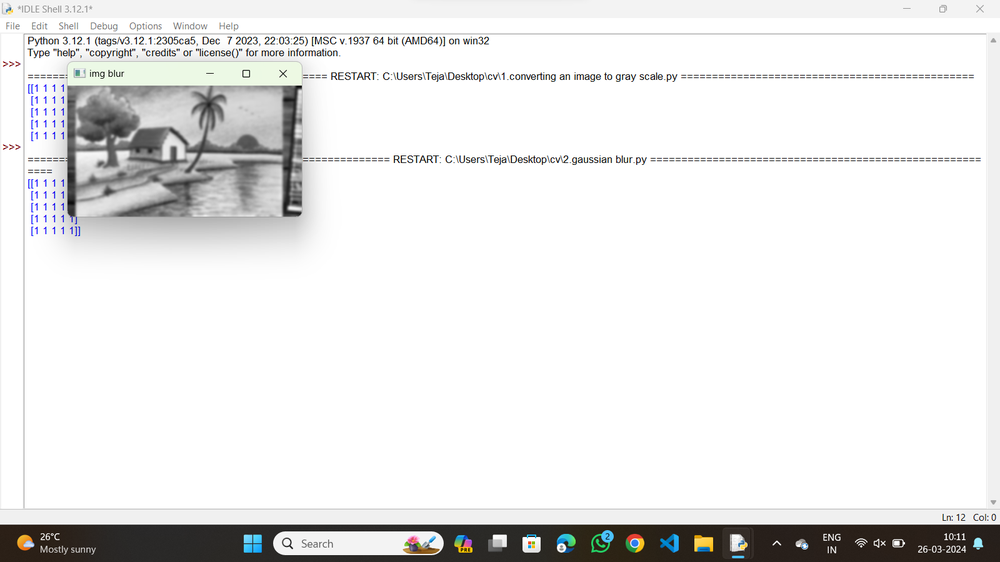
#> input picture OUTPUTS/02.png, 1000 x 562 px, shrunk from 1600 x 900 before the run, given in place of 02.jpg, which was not available
$ python '2.gaussian blur.py'
#> lines starting #> are read from the running program, lines starting #| are printed output that depends on the picture
import cv2
import numpy as np
kernel=np.ones((5,5),np.uint8)
print(kernel)
path=r"C:\Users\Teja\Desktop\cv\input\02.jpg"
img=cv2.imread(path)
#> img is the input picture: shape (562, 1000, 3); mean B, G, R 232.2, 232.5, 232.6
imgGray=cv2.cvtColor(img,cv2.COLOR_BGR2GRAY)
imgblur=cv2.GaussianBlur(imgGray,(7,7),0)
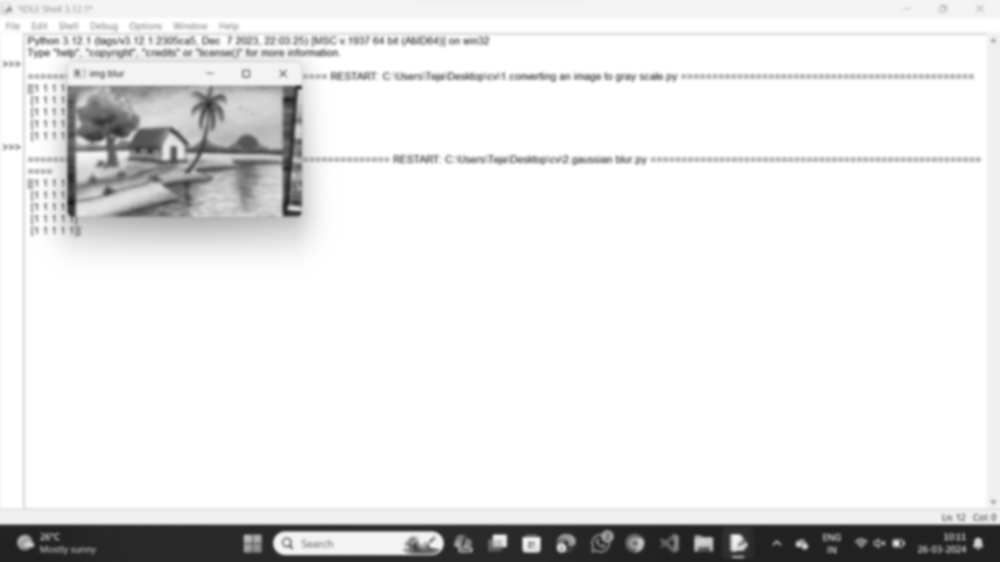
#> imgblur: shape (562, 1000); min 23, max 255, mean 232.5
cv2.imshow("img blur",imgblur)
cv2.waitKey(0)

$ run again, with OUTPUTS/03.png copied over OUTPUTS/02.png
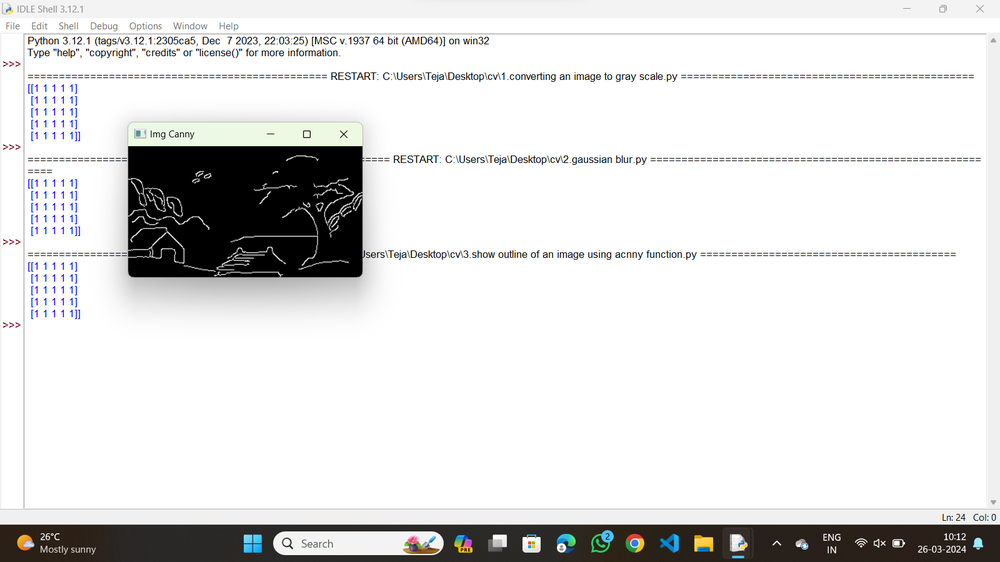
#> input picture OUTPUTS/03.png, 1000 x 562 px, shrunk from 1600 x 900 before the run, given in place of 02.jpg, which was not available
#> img is the input picture: shape (562, 1000, 3); mean B, G, R 223.8, 223.9, 223.9
#> `imgblur=cv2.GaussianBlur(imgGray,(7,7),0)`:
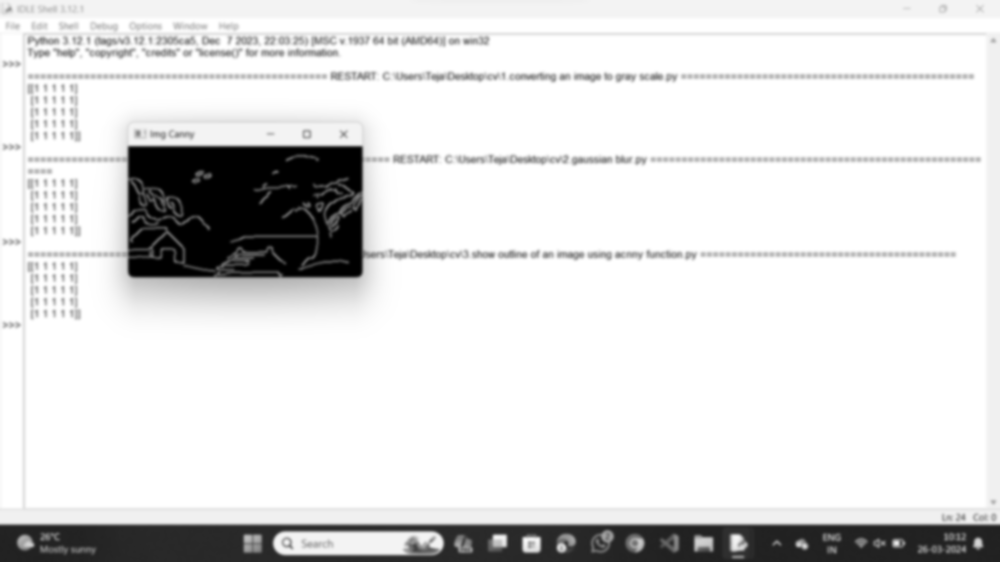
#> imgblur: shape (562, 1000); min 0, max 255, mean 223.9

$ run again, with OUTPUTS/04.png copied over OUTPUTS/02.png
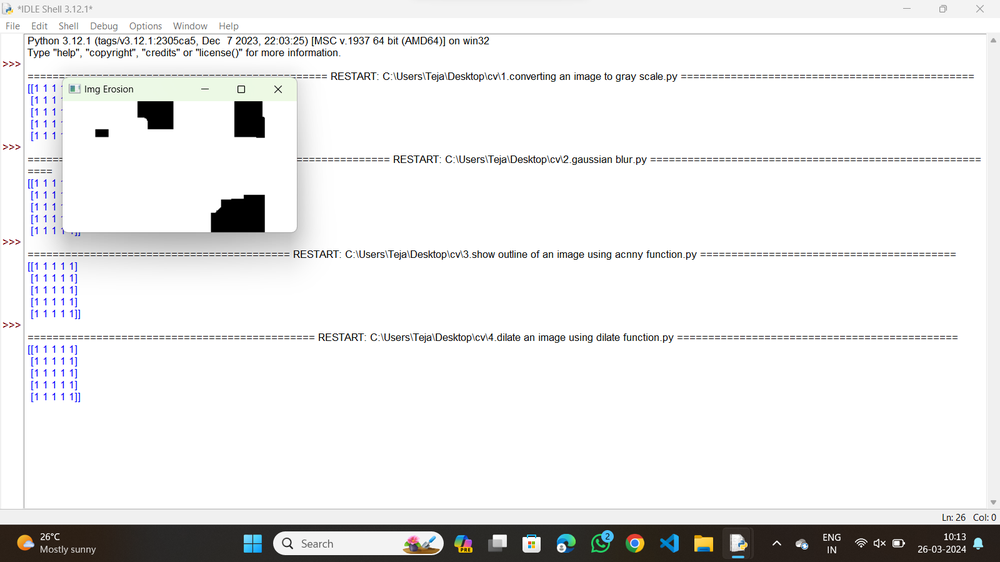
#> input picture OUTPUTS/04.png, 1000 x 562 px, shrunk from 1600 x 900 before the run, given in place of 02.jpg, which was not available
#> img is the input picture: shape (562, 1000, 3); mean B, G, R 234.6, 234.6, 234.7
#> `imgblur=cv2.GaussianBlur(imgGray,(7,7),0)`:
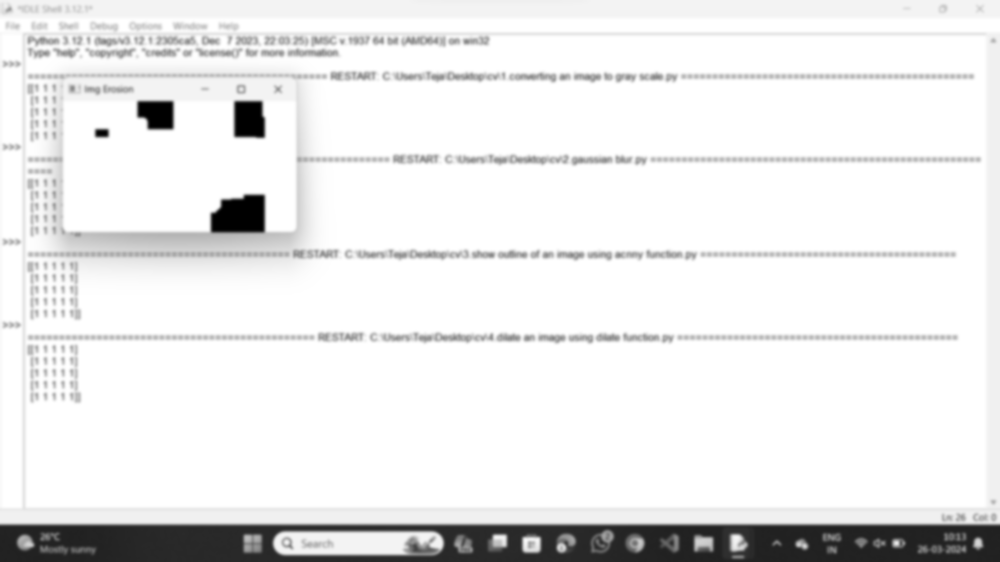
#> imgblur: shape (562, 1000); min 0, max 255, mean 234.7
